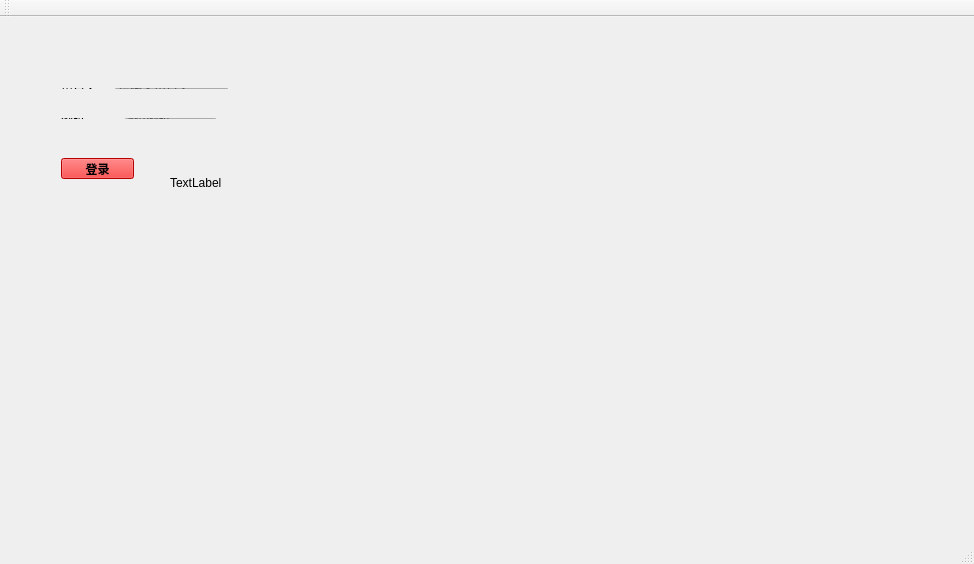
<?xml version="1.0" encoding="UTF-8"?>
<ui version="4.0">
 <class>MainWindow</class>
 <widget class="QMainWindow" name="MainWindow">
  <property name="geometry">
   <rect>
    <x>0</x>
    <y>0</y>
    <width>974</width>
    <height>564</height>
   </rect>
  </property>
  <property name="windowTitle">
   <string>MainWindow</string>
  </property>
  <widget class="QWidget" name="centralWidget">
   <widget class="QLabel" name="label_show">
    <property name="geometry">
     <rect>
      <x>60</x>
      <y>190</y>
      <width>141</width>
      <height>41</height>
     </rect>
    </property>
    <property name="text">
     <string/>
    </property>
   </widget>
   <widget class="QWidget" name="layoutWidget">
    <property name="geometry">
     <rect>
      <x>50</x>
      <y>130</y>
      <width>95</width>
      <height>43</height>
     </rect>
    </property>
    <layout class="QVBoxLayout" name="verticalLayout_2">
     <item>
      <widget class="QPushButton" name="pushButton_2">
       <property name="enabled">
        <bool>true</bool>
       </property>
       <property name="palette">
        <palette>
         <active>
          <colorrole role="WindowText">
           <brush brushstyle="SolidPattern">
            <color alpha="255">
             <red>0</red>
             <green>0</green>
             <blue>0</blue>
            </color>
           </brush>
          </colorrole>
          <colorrole role="Button">
           <brush brushstyle="SolidPattern">
            <color alpha="255">
             <red>255</red>
             <green>0</green>
             <blue>0</blue>
            </color>
           </brush>
          </colorrole>
          <colorrole role="Light">
           <brush brushstyle="SolidPattern">
            <color alpha="255">
             <red>255</red>
             <green>127</green>
             <blue>127</blue>
            </color>
           </brush>
          </colorrole>
          <colorrole role="Midlight">
           <brush brushstyle="SolidPattern">
            <color alpha="255">
             <red>255</red>
             <green>63</green>
             <blue>63</blue>
            </color>
           </brush>
          </colorrole>
          <colorrole role="Dark">
           <brush brushstyle="SolidPattern">
            <color alpha="255">
             <red>127</red>
             <green>0</green>
             <blue>0</blue>
            </color>
           </brush>
          </colorrole>
          <colorrole role="Mid">
           <brush brushstyle="SolidPattern">
            <color alpha="255">
             <red>170</red>
             <green>0</green>
             <blue>0</blue>
            </color>
           </brush>
          </colorrole>
          <colorrole role="Text">
           <brush brushstyle="SolidPattern">
            <color alpha="255">
             <red>0</red>
             <green>0</green>
             <blue>0</blue>
            </color>
           </brush>
          </colorrole>
          <colorrole role="BrightText">
           <brush brushstyle="SolidPattern">
            <color alpha="255">
             <red>255</red>
             <green>255</green>
             <blue>255</blue>
            </color>
           </brush>
          </colorrole>
          <colorrole role="ButtonText">
           <brush brushstyle="SolidPattern">
            <color alpha="255">
             <red>0</red>
             <green>0</green>
             <blue>0</blue>
            </color>
           </brush>
          </colorrole>
          <colorrole role="Base">
           <brush brushstyle="SolidPattern">
            <color alpha="255">
             <red>255</red>
             <green>255</green>
             <blue>255</blue>
            </color>
           </brush>
          </colorrole>
          <colorrole role="Window">
           <brush brushstyle="SolidPattern">
            <color alpha="255">
             <red>255</red>
             <green>0</green>
             <blue>0</blue>
            </color>
           </brush>
          </colorrole>
          <colorrole role="Shadow">
           <brush brushstyle="SolidPattern">
            <color alpha="255">
             <red>0</red>
             <green>0</green>
             <blue>0</blue>
            </color>
           </brush>
          </colorrole>
          <colorrole role="AlternateBase">
           <brush brushstyle="SolidPattern">
            <color alpha="255">
             <red>255</red>
             <green>127</green>
             <blue>127</blue>
            </color>
           </brush>
          </colorrole>
          <colorrole role="ToolTipBase">
           <brush brushstyle="SolidPattern">
            <color alpha="255">
             <red>255</red>
             <green>255</green>
             <blue>220</blue>
            </color>
           </brush>
          </colorrole>
          <colorrole role="ToolTipText">
           <brush brushstyle="SolidPattern">
            <color alpha="255">
             <red>0</red>
             <green>0</green>
             <blue>0</blue>
            </color>
           </brush>
          </colorrole>
         </active>
         <inactive>
          <colorrole role="WindowText">
           <brush brushstyle="SolidPattern">
            <color alpha="255">
             <red>0</red>
             <green>0</green>
             <blue>0</blue>
            </color>
           </brush>
          </colorrole>
          <colorrole role="Button">
           <brush brushstyle="SolidPattern">
            <color alpha="255">
             <red>255</red>
             <green>0</green>
             <blue>0</blue>
            </color>
           </brush>
          </colorrole>
          <colorrole role="Light">
           <brush brushstyle="SolidPattern">
            <color alpha="255">
             <red>255</red>
             <green>127</green>
             <blue>127</blue>
            </color>
           </brush>
          </colorrole>
          <colorrole role="Midlight">
           <brush brushstyle="SolidPattern">
            <color alpha="255">
             <red>255</red>
             <green>63</green>
             <blue>63</blue>
            </color>
           </brush>
          </colorrole>
          <colorrole role="Dark">
           <brush brushstyle="SolidPattern">
            <color alpha="255">
             <red>127</red>
             <green>0</green>
             <blue>0</blue>
            </color>
           </brush>
          </colorrole>
          <colorrole role="Mid">
           <brush brushstyle="SolidPattern">
            <color alpha="255">
             <red>170</red>
             <green>0</green>
             <blue>0</blue>
            </color>
           </brush>
          </colorrole>
          <colorrole role="Text">
           <brush brushstyle="SolidPattern">
            <color alpha="255">
             <red>0</red>
             <green>0</green>
             <blue>0</blue>
            </color>
           </brush>
          </colorrole>
          <colorrole role="BrightText">
           <brush brushstyle="SolidPattern">
            <color alpha="255">
             <red>255</red>
             <green>255</green>
             <blue>255</blue>
            </color>
           </brush>
          </colorrole>
          <colorrole role="ButtonText">
           <brush brushstyle="SolidPattern">
            <color alpha="255">
             <red>0</red>
             <green>0</green>
             <blue>0</blue>
            </color>
           </brush>
          </colorrole>
          <colorrole role="Base">
           <brush brushstyle="SolidPattern">
            <color alpha="255">
             <red>255</red>
             <green>255</green>
             <blue>255</blue>
            </color>
           </brush>
          </colorrole>
          <colorrole role="Window">
           <brush brushstyle="SolidPattern">
            <color alpha="255">
             <red>255</red>
             <green>0</green>
             <blue>0</blue>
            </color>
           </brush>
          </colorrole>
          <colorrole role="Shadow">
           <brush brushstyle="SolidPattern">
            <color alpha="255">
             <red>0</red>
             <green>0</green>
             <blue>0</blue>
            </color>
           </brush>
          </colorrole>
          <colorrole role="AlternateBase">
           <brush brushstyle="SolidPattern">
            <color alpha="255">
             <red>255</red>
             <green>127</green>
             <blue>127</blue>
            </color>
           </brush>
          </colorrole>
          <colorrole role="ToolTipBase">
           <brush brushstyle="SolidPattern">
            <color alpha="255">
             <red>255</red>
             <green>255</green>
             <blue>220</blue>
            </color>
           </brush>
          </colorrole>
          <colorrole role="ToolTipText">
           <brush brushstyle="SolidPattern">
            <color alpha="255">
             <red>0</red>
             <green>0</green>
             <blue>0</blue>
            </color>
           </brush>
          </colorrole>
         </inactive>
         <disabled>
          <colorrole role="WindowText">
           <brush brushstyle="SolidPattern">
            <color alpha="255">
             <red>127</red>
             <green>0</green>
             <blue>0</blue>
            </color>
           </brush>
          </colorrole>
          <colorrole role="Button">
           <brush brushstyle="SolidPattern">
            <color alpha="255">
             <red>255</red>
             <green>0</green>
             <blue>0</blue>
            </color>
           </brush>
          </colorrole>
          <colorrole role="Light">
           <brush brushstyle="SolidPattern">
            <color alpha="255">
             <red>255</red>
             <green>127</green>
             <blue>127</blue>
            </color>
           </brush>
          </colorrole>
          <colorrole role="Midlight">
           <brush brushstyle="SolidPattern">
            <color alpha="255">
             <red>255</red>
             <green>63</green>
             <blue>63</blue>
            </color>
           </brush>
          </colorrole>
          <colorrole role="Dark">
           <brush brushstyle="SolidPattern">
            <color alpha="255">
             <red>127</red>
             <green>0</green>
             <blue>0</blue>
            </color>
           </brush>
          </colorrole>
          <colorrole role="Mid">
           <brush brushstyle="SolidPattern">
            <color alpha="255">
             <red>170</red>
             <green>0</green>
             <blue>0</blue>
            </color>
           </brush>
          </colorrole>
          <colorrole role="Text">
           <brush brushstyle="SolidPattern">
            <color alpha="255">
             <red>127</red>
             <green>0</green>
             <blue>0</blue>
            </color>
           </brush>
          </colorrole>
          <colorrole role="BrightText">
           <brush brushstyle="SolidPattern">
            <color alpha="255">
             <red>255</red>
             <green>255</green>
             <blue>255</blue>
            </color>
           </brush>
          </colorrole>
          <colorrole role="ButtonText">
           <brush brushstyle="SolidPattern">
            <color alpha="255">
             <red>127</red>
             <green>0</green>
             <blue>0</blue>
            </color>
           </brush>
          </colorrole>
          <colorrole role="Base">
           <brush brushstyle="SolidPattern">
            <color alpha="255">
             <red>255</red>
             <green>0</green>
             <blue>0</blue>
            </color>
           </brush>
          </colorrole>
          <colorrole role="Window">
           <brush brushstyle="SolidPattern">
            <color alpha="255">
             <red>255</red>
             <green>0</green>
             <blue>0</blue>
            </color>
           </brush>
          </colorrole>
          <colorrole role="Shadow">
           <brush brushstyle="SolidPattern">
            <color alpha="255">
             <red>0</red>
             <green>0</green>
             <blue>0</blue>
            </color>
           </brush>
          </colorrole>
          <colorrole role="AlternateBase">
           <brush brushstyle="SolidPattern">
            <color alpha="255">
             <red>255</red>
             <green>0</green>
             <blue>0</blue>
            </color>
           </brush>
          </colorrole>
          <colorrole role="ToolTipBase">
           <brush brushstyle="SolidPattern">
            <color alpha="255">
             <red>255</red>
             <green>255</green>
             <blue>220</blue>
            </color>
           </brush>
          </colorrole>
          <colorrole role="ToolTipText">
           <brush brushstyle="SolidPattern">
            <color alpha="255">
             <red>0</red>
             <green>0</green>
             <blue>0</blue>
            </color>
           </brush>
          </colorrole>
         </disabled>
        </palette>
       </property>
       <property name="font">
        <font>
         <family>Aharoni</family>
         <pointsize>9</pointsize>
         <weight>75</weight>
         <bold>true</bold>
        </font>
       </property>
       <property name="text">
        <string>登录</string>
       </property>
      </widget>
     </item>
    </layout>
   </widget>
   <widget class="QWidget" name="layoutWidget_2">
    <property name="geometry">
     <rect>
      <x>50</x>
      <y>60</y>
      <width>189</width>
      <height>23</height>
     </rect>
    </property>
    <layout class="QHBoxLayout" name="horizontalLayout_3">
     <item>
      <widget class="QLabel" name="label">
       <property name="text">
        <string>用户名：</string>
       </property>
      </widget>
     </item>
     <item>
      <widget class="QLineEdit" name="lineEdit_user_2">
       <property name="readOnly">
        <bool>false</bool>
       </property>
       <property name="placeholderText">
        <string>请输入用户名</string>
       </property>
      </widget>
     </item>
    </layout>
   </widget>
   <widget class="QLabel" name="label_4">
    <property name="geometry">
     <rect>
      <x>170</x>
      <y>150</y>
      <width>141</width>
      <height>31</height>
     </rect>
    </property>
    <property name="text">
     <string>TextLabel</string>
    </property>
   </widget>
   <widget class="QWidget" name="layoutWidget_3">
    <property name="geometry">
     <rect>
      <x>50</x>
      <y>90</y>
      <width>177</width>
      <height>23</height>
     </rect>
    </property>
    <layout class="QHBoxLayout" name="horizontalLayout_4">
     <item>
      <widget class="QLabel" name="label_2">
       <property name="text">
        <string>密码：</string>
       </property>
      </widget>
     </item>
     <item>
      <spacer name="horizontalSpacer_4">
       <property name="orientation">
        <enum>Qt::Horizontal</enum>
       </property>
       <property name="sizeHint" stdset="0">
        <size>
         <width>40</width>
         <height>20</height>
        </size>
       </property>
      </spacer>
     </item>
     <item>
      <widget class="QLineEdit" name="lineEdit_psw_2">
       <property name="accessibleDescription">
        <string/>
       </property>
       <property name="inputMask">
        <string/>
       </property>
       <property name="text">
        <string/>
       </property>
       <property name="maxLength">
        <number>6</number>
       </property>
       <property name="echoMode">
        <enum>QLineEdit::Password</enum>
       </property>
       <property name="placeholderText">
        <string>6位密码</string>
       </property>
      </widget>
     </item>
    </layout>
   </widget>
  </widget>
  <widget class="QMenuBar" name="menuBar">
   <property name="geometry">
    <rect>
     <x>0</x>
     <y>0</y>
     <width>974</width>
     <height>26</height>
    </rect>
   </property>
  </widget>
  <widget class="QToolBar" name="mainToolBar">
   <attribute name="toolBarArea">
    <enum>TopToolBarArea</enum>
   </attribute>
   <attribute name="toolBarBreak">
    <bool>false</bool>
   </attribute>
  </widget>
  <widget class="QStatusBar" name="statusBar"/>
 </widget>
 <layoutdefault spacing="6" margin="11"/>
 <resources/>
 <connections/>
</ui>
